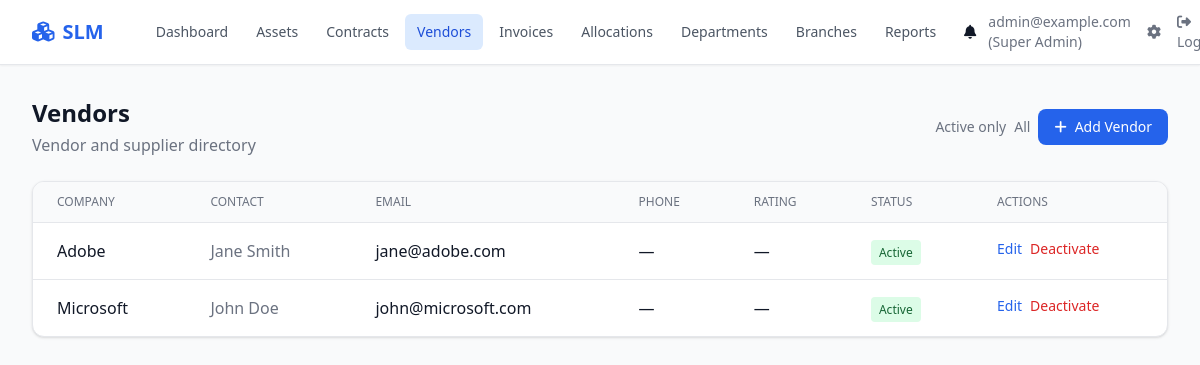
Screenshot of /vendors/ (signed in) with the database file from the repository.
### slm/models/user.py (models this page shows, shortened)
class User(AbstractUser):
    username = None
    email = models.EmailField("email address", unique=True)
    role = models.CharField(max_length=30, choices=ROLE_CHOICES, default="it_staff")
    department = models.ForeignKey(
        Department, on_delete=models.SET_NULL, null=True, blank=True, related_name="users"
    )
    branch = models.ForeignKey(
        Branch, on_delete=models.SET_NULL, null=True, blank=True, related_name="users"
    )
    phone = models.CharField(max_length=30, blank=True)
    is_verified = models.BooleanField(default=False)
    created_at = models.DateTimeField(auto_now_add=True)
    updated_at = models.DateTimeField(auto_now=True)
    USERNAME_FIELD = "email"
    REQUIRED_FIELDS = ["first_name", "last_name"]
    objects = UserManager()
    class Meta:
        ordering = ["email"]
    @property
    def can_edit_finance(self):
        return self.role in ("super_admin", "finance_manager", "accounts_officer")
    @property
    def can_edit_assets(self):
        return self.role in ("super_admin", "it_manager", "it_staff")

### slm/models/vendor.py (models this page shows, shortened)
class Vendor(models.Model):
    company_name = models.CharField(max_length=300)
    contact_person = models.CharField(max_length=200, blank=True)
    email = models.EmailField(blank=True)
    phone = models.CharField(max_length=50, blank=True)
    rating = models.DecimalField(max_digits=3, decimal_places=2, null=True, blank=True)  # e.g. 1-5
    address = models.TextField(blank=True)
    is_active = models.BooleanField(default=True)
    created_at = models.DateTimeField(auto_now_add=True)
    updated_at = models.DateTimeField(auto_now=True)
    class Meta:
        ordering = ["company_name"]

### slm/views.py (the view)
# urls.py: path("vendors/", views.VendorListView.as_view(), name="vendor_list"),
class VendorListView(LoginRequiredMixin, ListView):
    model = Vendor
    template_name = "slm/vendor_list.html"
    context_object_name = "vendors"
    paginate_by = 20
    def get_queryset(self):
        qs = Vendor.objects.order_by("company_name")
        if self.request.GET.get("active") == "1":
            qs = qs.filter(is_active=True)
        return qs

### templates/slm/vendor_list.html (shortened to what this page needs)
{% extends "base.html" %}
{% block content %}
<div class="flex flex-col sm:flex-row justify-between items-start sm:items-center gap-4 mb-6">
    <div>
        <h1 class="text-2xl font-bold text-gray-900 dark:text-white">Vendors</h1>
        <p class="text-gray-500 dark:text-gray-400 mt-1">Vendor and supplier directory</p>
    </div>
    <div class="flex gap-2 items-center">
        <a href="?active=1" class="text-sm text-gray-500 dark:text-gray-400 hover:underline">Active only</a>
        <a href="?" class="text-sm text-gray-500 dark:text-gray-400 hover:underline">All</a>
        {% if can_edit %}<a href="{% url 'slm:vendor_add' %}" class="inline-flex items-center px-4 py-2 bg-primary-600 text-white rounded-lg hover:bg-primary-700 font-medium text-sm"><i class="fas fa-plus mr-2"></i>Add Vendor</a>{% endif %}
    </div>
</div>
<div class="bg-white dark:bg-gray-800 rounded-xl shadow border border-gray-200 dark:border-gray-700 overflow-hidden">
    <div class="overflow-x-auto">
        <table class="min-w-full divide-y divide-gray-200 dark:divide-gray-700">
            <thead class="bg-gray-50 dark:bg-gray-700/50">
                <tr>
                    <th class="px-6 py-3 text-left text-xs font-medium text-gray-500 dark:text-gray-400 uppercase">Company</th>
                    <th class="px-6 py-3 text-left text-xs font-medium text-gray-500 dark:text-gray-400 uppercase">Contact</th>
                    <th class="px-6 py-3 text-left text-xs font-medium text-gray-500 dark:text-gray-400 uppercase">Email</th>
                    <th class="px-6 py-3 text-left text-xs font-medium text-gray-500 dark:text-gray-400 uppercase">Phone</th>
                    <th class="px-6 py-3 text-left text-xs font-medium text-gray-500 dark:text-gray-400 uppercase">Rating</th>
                    <th class="px-6 py-3 text-left text-xs font-medium text-gray-500 dark:text-gray-400 uppercase">Status</th>
                    <th class="px-6 py-3 text-left text-xs font-medium text-gray-500 dark:text-gray-400 uppercase">Actions</th>
                </tr>
            </thead>
            <tbody class="divide-y divide-gray-200 dark:divide-gray-700">
                {% for v in vendors %}
                <tr class="table-row-hover">
                    <td class="px-6 py-4 font-medium">{{ v.company_name }}</td>
                    <td class="px-6 py-4 text-gray-500 dark:text-gray-400">{{ v.contact_person|default:"—" }}</td>
                    <td class="px-6 py-4">{{ v.email|default:"—" }}</td>
                    <td class="px-6 py-4">{{ v.phone|default:"—" }}</td>
                    <td class="px-6 py-4">{{ v.rating|default:"—" }}</td>
                    <td class="px-6 py-4"><span class="px-2 py-1 rounded text-xs font-medium {% if v.is_active %}bg-green-100 dark:bg-green-900/30 text-green-800 dark:text-green-200{% else %}bg-gray-100 dark:bg-gray-700 text-gray-800 dark:text-gray-200{% endif %}">{% if v.is_active %}Active{% else %}Inactive{% endif %}</span></td>
                    <td class="px-6 py-4 flex gap-2">
                        {% if can_edit %}<a href="{% url 'slm:vendor_edit' v.pk %}" class="text-primary-600 dark:text-primary-400 text-sm">Edit</a>{% endif %}
                        {% if can_edit %}<a href="{% url 'slm:vendor_delete' v.pk %}" class="text-red-600 dark:text-red-400 text-sm hover:underline" onclick="return confirm('Are you sure you want to deactivate this vendor?')">Deactivate</a>{% endif %}
                    </td>
                </tr>
                {% empty %}
                <tr><td colspan="7" class="px-6 py-8 text-center text-gray-500 dark:text-gray-400">No vendors found.</td></tr>
                {% endfor %}
            </tbody>
        </table>
    </div>
</div>
{% endblock %}

### templates/base.html (shortened to what this page needs)
<!DOCTYPE html>
<html lang="en" class="{% if dark_mode %}dark{% endif %}">
<head>
    <script src="https://cdn.tailwindcss.com"></script>
    <link rel="stylesheet" href="https://cdnjs.cloudflare.com/ajax/libs/font-awesome/6.4.0/css/all.min.css">
</head>
<body class="bg-gray-50 dark:bg-gray-900 text-gray-900 dark:text-gray-100 min-h-screen">
    <nav class="bg-white dark:bg-gray-800 border-b border-gray-200 dark:border-gray-700 shadow-sm">
        <div class="max-w-7xl mx-auto px-4 sm:px-6 lg:px-8">
            <div class="flex justify-between h-16">
                <div class="flex items-center">
                    <a href="{% url 'slm:dashboard' %}" class="flex items-center gap-2 text-xl font-semibold text-primary-600 dark:text-primary-400">
                        <i class="fas fa-cubes"></i>
                        <span>SLM</span>
                    </a>
                    <div class="hidden md:flex ml-10 gap-1">
                        <a href="{% url 'slm:dashboard' %}" class="px-3 py-2 rounded-md text-sm font-medium {% if request.resolver_match.url_name == 'dashboard' %}bg-primary-100 dark:bg-primary-900/30 text-primary-700 dark:text-primary-300{% else %}text-gray-600 dark:text-gray-300 hover:bg-gray-100 dark:hover:bg-gray-700{% endif %}">Dashboard</a>
                        <a href="{% url 'slm:asset_list' %}" class="px-3 py-2 rounded-md text-sm font-medium {% if 'asset' in request.resolver_match.url_name %}bg-primary-100 dark:bg-primary-900/30 text-primary-700 dark:text-primary-300{% else %}text-gray-600 dark:text-gray-300 hover:bg-gray-100 dark:hover:bg-gray-700{% endif %}">Assets</a>
                        <a href="{% url 'slm:contract_list' %}" class="px-3 py-2 rounded-md text-sm font-medium {% if 'contract' in request.resolver_match.url_name %}bg-primary-100 dark:bg-primary-900/30 text-primary-700 dark:text-primary-300{% else %}text-gray-600 dark:text-gray-300 hover:bg-gray-100 dark:hover:bg-gray-700{% endif %}">Contracts</a>
                        <a href="{% url 'slm:vendor_list' %}" class="px-3 py-2 rounded-md text-sm font-medium {% if 'vendor' in request.resolver_match.url_name %}bg-primary-100 dark:bg-primary-900/30 text-primary-700 dark:text-primary-300{% else %}text-gray-600 dark:text-gray-300 hover:bg-gray-100 dark:hover:bg-gray-700{% endif %}">Vendors</a>
                        <a href="{% url 'slm:invoice_list' %}" class="px-3 py-2 rounded-md text-sm font-medium {% if 'invoice' in request.resolver_match.url_name %}bg-primary-100 dark:bg-primary-900/30 text-primary-700 dark:text-primary-300{% else %}text-gray-600 dark:text-gray-300 hover:bg-gray-100 dark:hover:bg-gray-700{% endif %}">Invoices</a>
                        <a href="{% url 'slm:allocation_list' %}" class="px-3 py-2 rounded-md text-sm font-medium {% if 'allocation' in request.resolver_match.url_name %}bg-primary-100 dark:bg-primary-900/30 text-primary-700 dark:text-primary-300{% else %}text-gray-600 dark:text-gray-300 hover:bg-gray-100 dark:hover:bg-gray-700{% endif %}">Allocations</a>
                        <a href="{% url 'slm:department_list' %}" class="px-3 py-2 rounded-md text-sm font-medium {% if 'department' in request.resolver_match.url_name %}bg-primary-100 dark:bg-primary-900/30 text-primary-700 dark:text-primary-300{% else %}text-gray-600 dark:text-gray-300 hover:bg-gray-100 dark:hover:bg-gray-700{% endif %}">Departments</a>
                        <a href="{% url 'slm:branch_list' %}" class="px-3 py-2 rounded-md text-sm font-medium {% if 'branch' in request.resolver_match.url_name %}bg-primary-100 dark:bg-primary-900/30 text-primary-700 dark:text-primary-300{% else %}text-gray-600 dark:text-gray-300 hover:bg-gray-100 dark:hover:bg-gray-700{% endif %}">Branches</a>
                        <a href="{% url 'slm:reports' %}" class="px-3 py-2 rounded-md text-sm font-medium {% if 'reports' in request.resolver_match.url_name %}bg-primary-100 dark:bg-primary-900/30 text-primary-700 dark:text-primary-300{% else %}text-gray-600 dark:text-gray-300 hover:bg-gray-100 dark:hover:bg-gray-700{% endif %}">Reports</a>
                        <a href="{% url 'slm:notification_list' %}" class="px-3 py-2 rounded-md text-sm font-medium relative">
                            <i class="fas fa-bell"></i>
                        </a>
                    </div>
                </div>
                <div class="flex items-center gap-4">
                    {% if user.is_authenticated %}
                    <span class="text-sm text-gray-500 dark:text-gray-400">{{ user.email }} ({{ user.get_role_display }})</span>
                    <a href="{% url 'admin:index' %}" class="text-sm text-gray-500 hover:text-primary-600"><i class="fas fa-cog"></i></a>
                    <a href="{% url 'logout' %}" class="text-sm text-gray-500 hover:text-red-600"><i class="fas fa-sign-out-alt"></i> Logout</a>
                    {% else %}
                    <a href="{% url 'login' %}" class="text-sm text-primary-600 dark:text-primary-400 font-medium">Sign in</a>
                    {% endif %}
                </div>
            </div>
        </div>
    </nav>
    <main class="max-w-7xl mx-auto px-4 sm:px-6 lg:px-8 py-8">
        {% block content %}{% endblock %}
    </main>
</body>
</html>

### rows the page displays
User: email "admin@example.com", role "Super Admin"
Vendor: company_name "Adobe", contact_person "Jane Smith", email "jane@adobe.com", phone "—", rating "—", is_active "Active"
Vendor: company_name "Microsoft", contact_person "John Doe", email "john@microsoft.com", phone "—", rating "—", is_active "Active"
